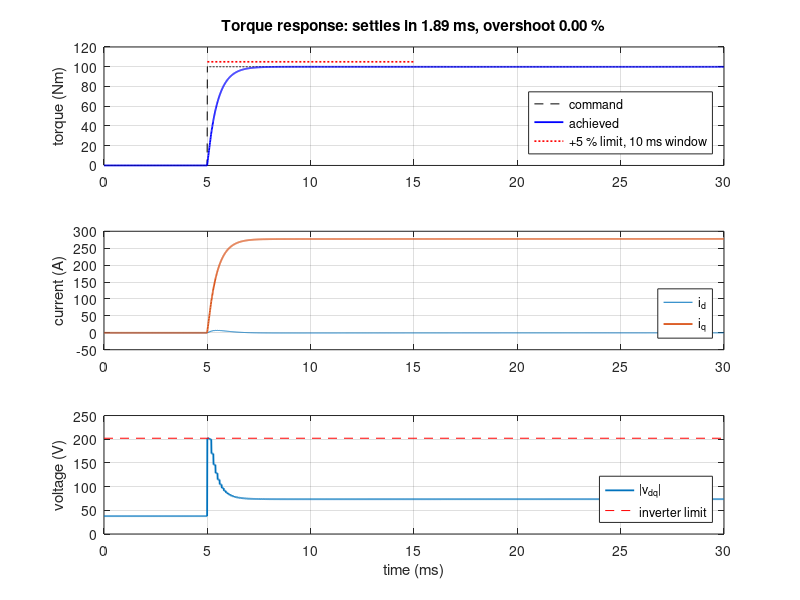

Reproduce this figure in MATLAB.
%DEMO_EMOTOR_FOC  Field-oriented control of a traction motor vs. its requirement.
%   Idea from the MathWorks talk on e-motor software control: the digital
%   thread starts at a requirement and ends at a test that checks it.
%
%   Requirement (from the talk): "The achieved torque should reach commanded
%   torque within 10 ms with overshoot not exceeding 5 % of commanded torque."
%
%   Plant : PMSM in the rotor (d-q) frame, integrated at 10 us
%   Control: PI current controllers with decoupling and anti-windup,
%            sampled at 100 us (the rate mentioned in the talk)
%   Test  : 0 -> 100 Nm torque step at 1500 rpm (pulling away from the stop
%           sign), then the requirement is checked automatically.
%   Base MATLAB only.

% --- motor (typical values for a small traction machine) --------------------
Rs = 0.012;  Ld = 0.15e-3;  Lq = 0.35e-3;  lam = 0.06;  p = 4;
Vdc = 350;   Vmax = Vdc/sqrt(3);
rpm = 1500;  we = rpm*2*pi/60*p;               % electrical speed (rad/s)

% --- controller --------------------------------------------------------------
Ts  = 1e-4;  wbw = 2000;                       % sample time, bandwidth (rad/s)
Kpd = wbw*Ld;  Kpq = wbw*Lq;  Ki = wbw*Rs;

% --- simulation ---------------------------------------------------------------
dt = 1e-5;  Tend = 0.03;  tStep = 0.005;  Tref = 100;
n  = round(Tend/dt);  nCtl = round(Ts/dt);
t  = (0:n - 1)'*dt;
Tcmd = Tref*(t >= tStep);
id = 0;  iq = 0;  xd = 0;  xq = 0;  vd = 0;  vq = 0;
Tq = zeros(n, 1);  ID = zeros(n, 1);  IQ = zeros(n, 1);  VM = zeros(n, 1);
for k = 1:n
    if mod(k - 1, nCtl) == 0                   % ---- controller task (100 us)
        iqRef = Tcmd(k)/(1.5*p*lam);  idRef = 0;
        eD = idRef - id;  eQ = iqRef - iq;
        ud = Kpd*eD + xd - we*Lq*iq;                   % PI + decoupling
        uq = Kpq*eQ + xq + we*(Ld*id + lam);
        mag = hypot(ud, uq);
        if mag > Vmax                                  % inverter voltage limit
            ud = ud*Vmax/mag;  uq = uq*Vmax/mag;       % (integrators frozen)
        else
            xd = xd + Ki*Ts*eD;  xq = xq + Ki*Ts*eQ;
        end
        vd = ud;  vq = uq;
    end
    did = (vd - Rs*id + we*Lq*iq)/Ld;          % ---- motor (10 us)
    diq = (vq - Rs*iq - we*(Ld*id + lam))/Lq;
    id  = id + did*dt;
    iq  = iq + diq*dt;
    Tq(k) = 1.5*p*(lam*iq + (Ld - Lq)*id*iq);
    ID(k) = id;  IQ(k) = iq;  VM(k) = hypot(vd, vq);
end

% --- check the requirement ---------------------------------------------------
after     = t >= tStep;
overshoot = max(0, (max(Tq) - Tref)/Tref*100);
outside   = find(after & abs(Tq - Tref) > 0.02*Tref, 1, 'last');
if isempty(outside), tSettle = 0; else, tSettle = (t(outside) + dt - tStep)*1000; end
passed = (tSettle <= 10) && (overshoot <= 5);
fprintf('\nTorque step 0 -> %d Nm at %d rpm\n', Tref, rpm);
fprintf('  settling time (2 %% band): %5.2f ms   (requirement: <= 10 ms)\n', tSettle);
fprintf('  overshoot               : %5.2f %%    (requirement: <= 5 %%)\n', overshoot);
if passed, fprintf('  Requirement: PASS\n\n'); else, fprintf('  Requirement: FAIL\n\n'); end

figure('Color', 'w', 'Name', 'E-motor FOC', 'NumberTitle', 'off');
subplot(3, 1, 1);
plot(t*1000, Tcmd, 'k--', t*1000, Tq, 'b', 'LineWidth', 1.3);  hold on;
plot([tStep tStep + 0.010]*1000, [1.05 1.05]*Tref, 'r:', 'LineWidth', 1.2);
grid on;  ylabel('torque (Nm)');  legend({'command', 'achieved', '+5 % limit, 10 ms window'}, 'Location', 'southeast');
title(sprintf('Torque response: settles in %.2f ms, overshoot %.2f %%', tSettle, overshoot));
subplot(3, 1, 2);
plot(t*1000, ID, t*1000, IQ, 'LineWidth', 1.3);
grid on;  ylabel('current (A)');  legend({'i_d', 'i_q'}, 'Location', 'southeast');
subplot(3, 1, 3);
plot(t*1000, VM, 'LineWidth', 1.3);  hold on;
plot([0 Tend]*1000, [Vmax Vmax], 'r--');
grid on;  ylabel('voltage (V)');  xlabel('time (ms)');  legend({'|v_{dq}|', 'inverter limit'}, 'Location', 'southeast');
